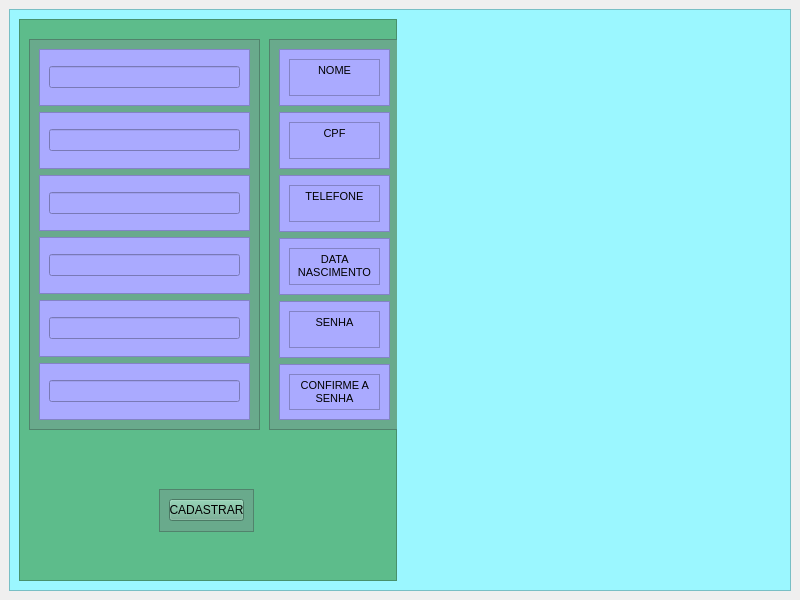
<?xml version="1.0" encoding="UTF-8"?>
<ui version="4.0">
 <class>MainWindow</class>
 <widget class="QMainWindow" name="MainWindow">
  <property name="geometry">
   <rect>
    <x>0</x>
    <y>0</y>
    <width>800</width>
    <height>600</height>
   </rect>
  </property>
  <property name="windowTitle">
   <string>MainWindow</string>
  </property>
  <widget class="QWidget" name="centralwidget">
   <layout class="QHBoxLayout" name="horizontalLayout">
    <item>
     <widget class="QFrame" name="frame">
      <property name="styleSheet">
       <string notr="true">background-color: rgb(155, 247, 255);</string>
      </property>
      <property name="frameShape">
       <enum>QFrame::StyledPanel</enum>
      </property>
      <property name="frameShadow">
       <enum>QFrame::Raised</enum>
      </property>
      <layout class="QHBoxLayout" name="horizontalLayout_2">
       <item>
        <widget class="QFrame" name="frame_2">
         <property name="styleSheet">
          <string notr="true">background-color: rgb(93, 188, 139);</string>
         </property>
         <property name="frameShape">
          <enum>QFrame::StyledPanel</enum>
         </property>
         <property name="frameShadow">
          <enum>QFrame::Raised</enum>
         </property>
         <widget class="QFrame" name="frame_3">
          <property name="geometry">
           <rect>
            <x>10</x>
            <y>20</y>
            <width>231</width>
            <height>391</height>
           </rect>
          </property>
          <property name="styleSheet">
           <string notr="true">background-color: rgb(105, 170, 140);</string>
          </property>
          <property name="frameShape">
           <enum>QFrame::StyledPanel</enum>
          </property>
          <property name="frameShadow">
           <enum>QFrame::Raised</enum>
          </property>
          <layout class="QVBoxLayout" name="verticalLayout">
           <item>
            <widget class="QFrame" name="frame_4">
             <property name="styleSheet">
              <string notr="true">background-color: rgb(170, 170, 255);</string>
             </property>
             <property name="frameShape">
              <enum>QFrame::StyledPanel</enum>
             </property>
             <property name="frameShadow">
              <enum>QFrame::Raised</enum>
             </property>
             <layout class="QHBoxLayout" name="horizontalLayout_8">
              <item>
               <widget class="QLineEdit" name="lineEdit"/>
              </item>
             </layout>
            </widget>
           </item>
           <item>
            <widget class="QFrame" name="frame_6">
             <property name="styleSheet">
              <string notr="true">background-color: rgb(170, 170, 255);</string>
             </property>
             <property name="frameShape">
              <enum>QFrame::StyledPanel</enum>
             </property>
             <property name="frameShadow">
              <enum>QFrame::Raised</enum>
             </property>
             <layout class="QHBoxLayout" name="horizontalLayout_7">
              <item>
               <widget class="QLineEdit" name="lineEdit_2"/>
              </item>
             </layout>
            </widget>
           </item>
           <item>
            <widget class="QFrame" name="frame_7">
             <property name="styleSheet">
              <string notr="true">background-color: rgb(170, 170, 255);				</string>
             </property>
             <property name="frameShape">
              <enum>QFrame::StyledPanel</enum>
             </property>
             <property name="frameShadow">
              <enum>QFrame::Raised</enum>
             </property>
             <layout class="QHBoxLayout" name="horizontalLayout_6">
              <item>
               <widget class="QLineEdit" name="lineEdit_3"/>
              </item>
             </layout>
            </widget>
           </item>
           <item>
            <widget class="QFrame" name="frame_8">
             <property name="styleSheet">
              <string notr="true">background-color: rgb(170, 170, 255);</string>
             </property>
             <property name="frameShape">
              <enum>QFrame::StyledPanel</enum>
             </property>
             <property name="frameShadow">
              <enum>QFrame::Raised</enum>
             </property>
             <layout class="QHBoxLayout" name="horizontalLayout_5">
              <item>
               <widget class="QLineEdit" name="lineEdit_4"/>
              </item>
             </layout>
            </widget>
           </item>
           <item>
            <widget class="QFrame" name="frame_9">
             <property name="styleSheet">
              <string notr="true">background-color: rgb(170, 170, 255);</string>
             </property>
             <property name="frameShape">
              <enum>QFrame::StyledPanel</enum>
             </property>
             <property name="frameShadow">
              <enum>QFrame::Raised</enum>
             </property>
             <layout class="QHBoxLayout" name="horizontalLayout_4">
              <item>
               <widget class="QLineEdit" name="lineEdit_5"/>
              </item>
             </layout>
            </widget>
           </item>
           <item>
            <widget class="QFrame" name="frame_10">
             <property name="styleSheet">
              <string notr="true">background-color: rgb(170, 170, 255);</string>
             </property>
             <property name="frameShape">
              <enum>QFrame::StyledPanel</enum>
             </property>
             <property name="frameShadow">
              <enum>QFrame::Raised</enum>
             </property>
             <layout class="QHBoxLayout" name="horizontalLayout_3">
              <item>
               <widget class="QLineEdit" name="lineEdit_6"/>
              </item>
             </layout>
            </widget>
           </item>
          </layout>
         </widget>
         <widget class="QFrame" name="frame_11">
          <property name="geometry">
           <rect>
            <x>250</x>
            <y>20</y>
            <width>131</width>
            <height>391</height>
           </rect>
          </property>
          <property name="styleSheet">
           <string notr="true">background-color: rgb(105, 170, 140);</string>
          </property>
          <property name="frameShape">
           <enum>QFrame::StyledPanel</enum>
          </property>
          <property name="frameShadow">
           <enum>QFrame::Raised</enum>
          </property>
          <layout class="QVBoxLayout" name="verticalLayout_2">
           <item>
            <widget class="QFrame" name="frame_12">
             <property name="styleSheet">
              <string notr="true">background-color: rgb(170, 170, 255);</string>
             </property>
             <property name="frameShape">
              <enum>QFrame::StyledPanel</enum>
             </property>
             <property name="frameShadow">
              <enum>QFrame::Raised</enum>
             </property>
             <layout class="QVBoxLayout" name="verticalLayout_3">
              <item>
               <widget class="QTextEdit" name="textEdit">
                <property name="html">
                 <string>&lt;!DOCTYPE HTML PUBLIC &quot;-//W3C//DTD HTML 4.0//EN&quot; &quot;http://www.w3.org/TR/REC-html40/strict.dtd&quot;&gt;
&lt;html&gt;&lt;head&gt;&lt;meta name=&quot;qrichtext&quot; content=&quot;1&quot; /&gt;&lt;style type=&quot;text/css&quot;&gt;
p, li { white-space: pre-wrap; }
&lt;/style&gt;&lt;/head&gt;&lt;body style=&quot; font-family:'MS Shell Dlg 2'; font-size:8.25pt; font-weight:400; font-style:normal;&quot;&gt;
&lt;p align=&quot;center&quot; style=&quot; margin-top:0px; margin-bottom:0px; margin-left:0px; margin-right:0px; -qt-block-indent:0; text-indent:0px;&quot;&gt;NOME&lt;/p&gt;
&lt;p align=&quot;center&quot; style=&quot;-qt-paragraph-type:empty; margin-top:0px; margin-bottom:0px; margin-left:0px; margin-right:0px; -qt-block-indent:0; text-indent:0px;&quot;&gt;&lt;br /&gt;&lt;/p&gt;&lt;/body&gt;&lt;/html&gt;</string>
                </property>
               </widget>
              </item>
             </layout>
            </widget>
           </item>
           <item>
            <widget class="QFrame" name="frame_13">
             <property name="styleSheet">
              <string notr="true">background-color: rgb(170, 170, 255);</string>
             </property>
             <property name="frameShape">
              <enum>QFrame::StyledPanel</enum>
             </property>
             <property name="frameShadow">
              <enum>QFrame::Raised</enum>
             </property>
             <layout class="QVBoxLayout" name="verticalLayout_4">
              <item>
               <widget class="QTextEdit" name="textEdit_2">
                <property name="html">
                 <string>&lt;!DOCTYPE HTML PUBLIC &quot;-//W3C//DTD HTML 4.0//EN&quot; &quot;http://www.w3.org/TR/REC-html40/strict.dtd&quot;&gt;
&lt;html&gt;&lt;head&gt;&lt;meta name=&quot;qrichtext&quot; content=&quot;1&quot; /&gt;&lt;style type=&quot;text/css&quot;&gt;
p, li { white-space: pre-wrap; }
&lt;/style&gt;&lt;/head&gt;&lt;body style=&quot; font-family:'MS Shell Dlg 2'; font-size:8.25pt; font-weight:400; font-style:normal;&quot;&gt;
&lt;p align=&quot;center&quot; style=&quot; margin-top:0px; margin-bottom:0px; margin-left:0px; margin-right:0px; -qt-block-indent:0; text-indent:0px;&quot;&gt;CPF&lt;/p&gt;&lt;/body&gt;&lt;/html&gt;</string>
                </property>
               </widget>
              </item>
             </layout>
            </widget>
           </item>
           <item>
            <widget class="QFrame" name="frame_14">
             <property name="styleSheet">
              <string notr="true">background-color: rgb(170, 170, 255);</string>
             </property>
             <property name="frameShape">
              <enum>QFrame::StyledPanel</enum>
             </property>
             <property name="frameShadow">
              <enum>QFrame::Raised</enum>
             </property>
             <layout class="QVBoxLayout" name="verticalLayout_5">
              <item>
               <widget class="QTextEdit" name="textEdit_3">
                <property name="html">
                 <string>&lt;!DOCTYPE HTML PUBLIC &quot;-//W3C//DTD HTML 4.0//EN&quot; &quot;http://www.w3.org/TR/REC-html40/strict.dtd&quot;&gt;
&lt;html&gt;&lt;head&gt;&lt;meta name=&quot;qrichtext&quot; content=&quot;1&quot; /&gt;&lt;style type=&quot;text/css&quot;&gt;
p, li { white-space: pre-wrap; }
&lt;/style&gt;&lt;/head&gt;&lt;body style=&quot; font-family:'MS Shell Dlg 2'; font-size:8.25pt; font-weight:400; font-style:normal;&quot;&gt;
&lt;p align=&quot;center&quot; style=&quot; margin-top:0px; margin-bottom:0px; margin-left:0px; margin-right:0px; -qt-block-indent:0; text-indent:0px;&quot;&gt;TELEFONE&lt;/p&gt;&lt;/body&gt;&lt;/html&gt;</string>
                </property>
               </widget>
              </item>
             </layout>
            </widget>
           </item>
           <item>
            <widget class="QFrame" name="frame_15">
             <property name="styleSheet">
              <string notr="true">background-color: rgb(170, 170, 255);</string>
             </property>
             <property name="frameShape">
              <enum>QFrame::StyledPanel</enum>
             </property>
             <property name="frameShadow">
              <enum>QFrame::Raised</enum>
             </property>
             <layout class="QVBoxLayout" name="verticalLayout_6">
              <item>
               <widget class="QTextEdit" name="textEdit_4">
                <property name="html">
                 <string>&lt;!DOCTYPE HTML PUBLIC &quot;-//W3C//DTD HTML 4.0//EN&quot; &quot;http://www.w3.org/TR/REC-html40/strict.dtd&quot;&gt;
&lt;html&gt;&lt;head&gt;&lt;meta name=&quot;qrichtext&quot; content=&quot;1&quot; /&gt;&lt;style type=&quot;text/css&quot;&gt;
p, li { white-space: pre-wrap; }
&lt;/style&gt;&lt;/head&gt;&lt;body style=&quot; font-family:'MS Shell Dlg 2'; font-size:8.25pt; font-weight:400; font-style:normal;&quot;&gt;
&lt;p align=&quot;center&quot; style=&quot; margin-top:0px; margin-bottom:0px; margin-left:0px; margin-right:0px; -qt-block-indent:0; text-indent:0px;&quot;&gt;DATA NASCIMENTO&lt;/p&gt;&lt;/body&gt;&lt;/html&gt;</string>
                </property>
               </widget>
              </item>
             </layout>
            </widget>
           </item>
           <item>
            <widget class="QFrame" name="frame_16">
             <property name="styleSheet">
              <string notr="true">background-color: rgb(170, 170, 255);</string>
             </property>
             <property name="frameShape">
              <enum>QFrame::StyledPanel</enum>
             </property>
             <property name="frameShadow">
              <enum>QFrame::Raised</enum>
             </property>
             <layout class="QVBoxLayout" name="verticalLayout_7">
              <item>
               <widget class="QTextEdit" name="textEdit_5">
                <property name="html">
                 <string>&lt;!DOCTYPE HTML PUBLIC &quot;-//W3C//DTD HTML 4.0//EN&quot; &quot;http://www.w3.org/TR/REC-html40/strict.dtd&quot;&gt;
&lt;html&gt;&lt;head&gt;&lt;meta name=&quot;qrichtext&quot; content=&quot;1&quot; /&gt;&lt;style type=&quot;text/css&quot;&gt;
p, li { white-space: pre-wrap; }
&lt;/style&gt;&lt;/head&gt;&lt;body style=&quot; font-family:'MS Shell Dlg 2'; font-size:8.25pt; font-weight:400; font-style:normal;&quot;&gt;
&lt;p align=&quot;center&quot; style=&quot; margin-top:0px; margin-bottom:0px; margin-left:0px; margin-right:0px; -qt-block-indent:0; text-indent:0px;&quot;&gt;SENHA&lt;/p&gt;&lt;/body&gt;&lt;/html&gt;</string>
                </property>
               </widget>
              </item>
             </layout>
            </widget>
           </item>
           <item>
            <widget class="QFrame" name="frame_17">
             <property name="styleSheet">
              <string notr="true">background-color: rgb(170, 170, 255);</string>
             </property>
             <property name="frameShape">
              <enum>QFrame::StyledPanel</enum>
             </property>
             <property name="frameShadow">
              <enum>QFrame::Raised</enum>
             </property>
             <layout class="QVBoxLayout" name="verticalLayout_8">
              <item>
               <widget class="QTextEdit" name="textEdit_6">
                <property name="html">
                 <string>&lt;!DOCTYPE HTML PUBLIC &quot;-//W3C//DTD HTML 4.0//EN&quot; &quot;http://www.w3.org/TR/REC-html40/strict.dtd&quot;&gt;
&lt;html&gt;&lt;head&gt;&lt;meta name=&quot;qrichtext&quot; content=&quot;1&quot; /&gt;&lt;style type=&quot;text/css&quot;&gt;
p, li { white-space: pre-wrap; }
&lt;/style&gt;&lt;/head&gt;&lt;body style=&quot; font-family:'MS Shell Dlg 2'; font-size:8.25pt; font-weight:400; font-style:normal;&quot;&gt;
&lt;p align=&quot;center&quot; style=&quot; margin-top:0px; margin-bottom:0px; margin-left:0px; margin-right:0px; -qt-block-indent:0; text-indent:0px;&quot;&gt;CONFIRME A SENHA&lt;/p&gt;&lt;/body&gt;&lt;/html&gt;</string>
                </property>
               </widget>
              </item>
             </layout>
            </widget>
           </item>
          </layout>
         </widget>
         <widget class="QFrame" name="frame_5">
          <property name="geometry">
           <rect>
            <x>140</x>
            <y>470</y>
            <width>95</width>
            <height>43</height>
           </rect>
          </property>
          <property name="styleSheet">
           <string notr="true">background-color: rgb(105, 170, 140);</string>
          </property>
          <property name="frameShape">
           <enum>QFrame::StyledPanel</enum>
          </property>
          <property name="frameShadow">
           <enum>QFrame::Raised</enum>
          </property>
          <layout class="QHBoxLayout" name="horizontalLayout_9">
           <item>
            <widget class="QPushButton" name="pushButton">
             <property name="text">
              <string>CADASTRAR</string>
             </property>
            </widget>
           </item>
          </layout>
         </widget>
        </widget>
       </item>
       <item>
        <widget class="QLabel" name="label">
         <property name="text">
          <string>&lt;html&gt;&lt;head/&gt;&lt;body&gt;&lt;p align=&quot;center&quot;&gt;&lt;img src=&quot;:/newPrefix/outras/usermodific2.png&quot;/&gt;&lt;/p&gt;&lt;/body&gt;&lt;/html&gt;</string>
         </property>
        </widget>
       </item>
      </layout>
     </widget>
    </item>
   </layout>
  </widget>
 </widget>
 <resources>
  <include location="../../../../../../../Users/User/Pictures/icons.qrc"/>
 </resources>
 <connections/>
</ui>
